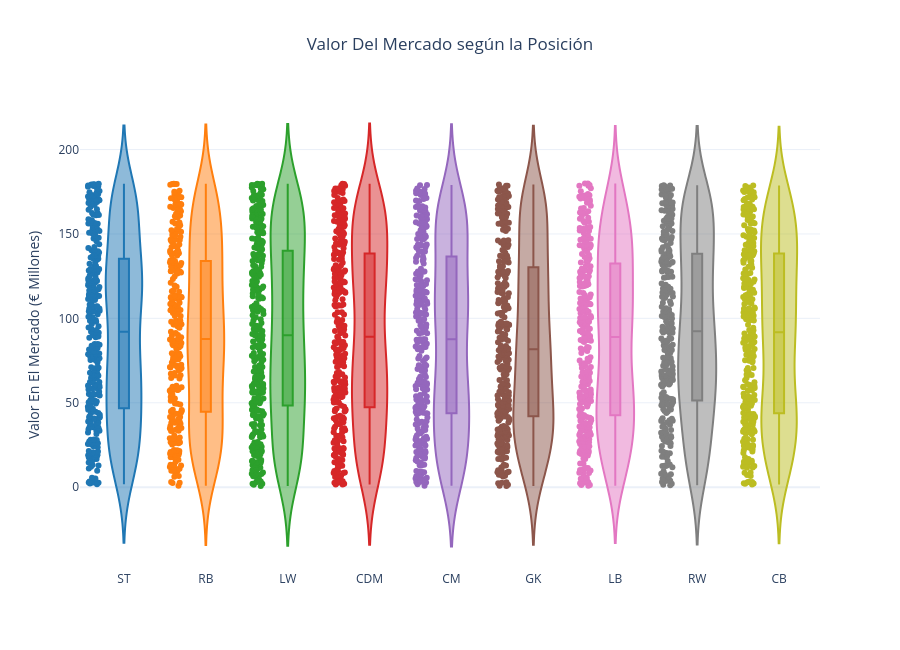

This figure's notebook cell:
### Code cell
# Valor Del Mercado según la Posición
fig = px.violin(
    df,
    x="position",
    y="market_value_million_eur",
    box=True,
    points="all",
    title="Valor Del Mercado según la Posición",
    color="position"
)

fig.update_layout(
    template="plotly_white",
    title_x=0.5,
    xaxis_title="",
    yaxis_title="Valor En El Mercado (€ Millones)",
    height=650,
    showlegend=False
)

fig.show()

fig.write_image("images/valorposicion.png")

### Figure 1 — Plotly figure (JSON) as saved in the notebook; plotly's stock layout.template omitted (floating-point values rounded to 4 significant figures; data arrays with more than 128 entries replaced by an {"elided": "..."} marker saying what was removed)
{"data": [{"alignmentgroup": "True", "box": {"visible": true}, "hovertemplate": "position=%{x}<br>market_value_million_eur=%{y}<extra></extra>", "legendgroup": "ST", "marker": {"color": "#1F77B4"}, "name": "ST", "offsetgroup": "ST", "orientation": "v", "points": "all", "scalegroup": "True", "showlegend": true, "type": "violin", "x": {"elided": "329 str values"}, "x0": " ", "xaxis": "x", "y": {"elided": "329 float values"}, "y0": " ", "yaxis": "y"}, {"alignmentgroup": "True", "box": {"visible": true}, "hovertemplate": "position=%{x}<br>market_value_million_eur=%{y}<extra></extra>", "legendgroup": "RB", "marker": {"color": "#FF7F0E"}, "name": "RB", "offsetgroup": "RB", "orientation": "v", "points": "all", "scalegroup": "True", "showlegend": true, "type": "violin", "x": {"elided": "286 str values"}, "x0": " ", "xaxis": "x", "y": {"elided": "286 float values"}, "y0": " ", "yaxis": "y"}, {"alignmentgroup": "True", "box": {"visible": true}, "hovertemplate": "position=%{x}<br>market_value_million_eur=%{y}<extra></extra>", "legendgroup": "LW", "marker": {"color": "#2CA02C"}, "name": "LW", "offsetgroup": "LW", "orientation": "v", "points": "all", "scalegroup": "True", "showlegend": true, "type": "violin", "x": {"elided": "328 str values"}, "x0": " ", "xaxis": "x", "y": {"elided": "328 float values"}, "y0": " ", "yaxis": "y"}, {"alignmentgroup": "True", "box": {"visible": true}, "hovertemplate": "position=%{x}<br>market_value_million_eur=%{y}<extra></extra>", "legendgroup": "CDM", "marker": {"color": "#D62728"}, "name": "CDM", "offsetgroup": "CDM", "orientation": "v", "points": "all", "scalegroup": "True", "showlegend": true, "type": "violin", "x": {"elided": "305 str values"}, "x0": " ", "xaxis": "x", "y": {"elided": "305 float values"}, "y0": " ", "yaxis": "y"}, {"alignmentgroup": "True", "box": {"visible": true}, "hovertemplate": "position=%{x}<br>market_value_million_eur=%{y}<extra></extra>", "legendgroup": "CM", "marker": {"color": "#9467BD"}, "name": "CM", "offsetgroup": "CM", "orientation": "v", "points": "all", "scalegroup": "True", "showlegend": true, "type": "violin", "x": {"elided": "302 str values"}, "x0": " ", "xaxis": "x", "y": {"elided": "302 float values"}, "y0": " ", "yaxis": "y"}, {"alignmentgroup": "True", "box": {"visible": true}, "hovertemplate": "position=%{x}<br>market_value_million_eur=%{y}<extra></extra>", "legendgroup": "GK", "marker": {"color": "#8C564B"}, "name": "GK", "offsetgroup": "GK", "orientation": "v", "points": "all", "scalegroup": "True", "showlegend": true, "type": "violin", "x": {"elided": "317 str values"}, "x0": " ", "xaxis": "x", "y": {"elided": "317 float values"}, "y0": " ", "yaxis": "y"}, {"alignmentgroup": "True", "box": {"visible": true}, "hovertemplate": "position=%{x}<br>market_value_million_eur=%{y}<extra></extra>", "legendgroup": "LB", "marker": {"color": "#E377C2"}, "name": "LB", "offsetgroup": "LB", "orientation": "v", "points": "all", "scalegroup": "True", "showlegend": true, "type": "violin", "x": {"elided": "323 str values"}, "x0": " ", "xaxis": "x", "y": {"elided": "323 float values"}, "y0": " ", "yaxis": "y"}, {"alignmentgroup": "True", "box": {"visible": true}, "hovertemplate": "position=%{x}<br>market_value_million_eur=%{y}<extra></extra>", "legendgroup": "RW", "marker": {"color": "#7F7F7F"}, "name": "RW", "offsetgroup": "RW", "orientation": "v", "points": "all", "scalegroup": "True", "showlegend": true, "type": "violin", "x": {"elided": "295 str values"}, "x0": " ", "xaxis": "x", "y": {"elided": "295 float values"}, "y0": " ", "yaxis": "y"}, {"alignmentgroup": "True", "box": {"visible": true}, "hovertemplate": "position=%{x}<br>market_value_million_eur=%{y}<extra></extra>", "legendgroup": "CB", "marker": {"color": "#BCBD22"}, "name": "CB", "offsetgroup": "CB", "orientation": "v", "points": "all", "scalegroup": "True", "showlegend": true, "type": "violin", "x": {"elided": "315 str values"}, "x0": " ", "xaxis": "x", "y": {"elided": "315 float values"}, "y0": " ", "yaxis": "y"}], "layout": {"height": 650, "legend": {"title": {"text": "position"}, "tracegroupgap": 0}, "showlegend": false, "title": {"text": "Valor Del Mercado según la Posición", "x": 0.5}, "violinmode": "overlay", "xaxis": {"anchor": "y", "categoryarray": ["ST", "RB", "LW", "CDM", "CM", "GK", "LB", "RW", "CB"], "categoryorder": "array", "domain": [0, 1], "title": {"text": ""}}, "yaxis": {"anchor": "x", "domain": [0, 1], "title": {"text": "Valor En El Mercado (€ Millones)"}}}}
